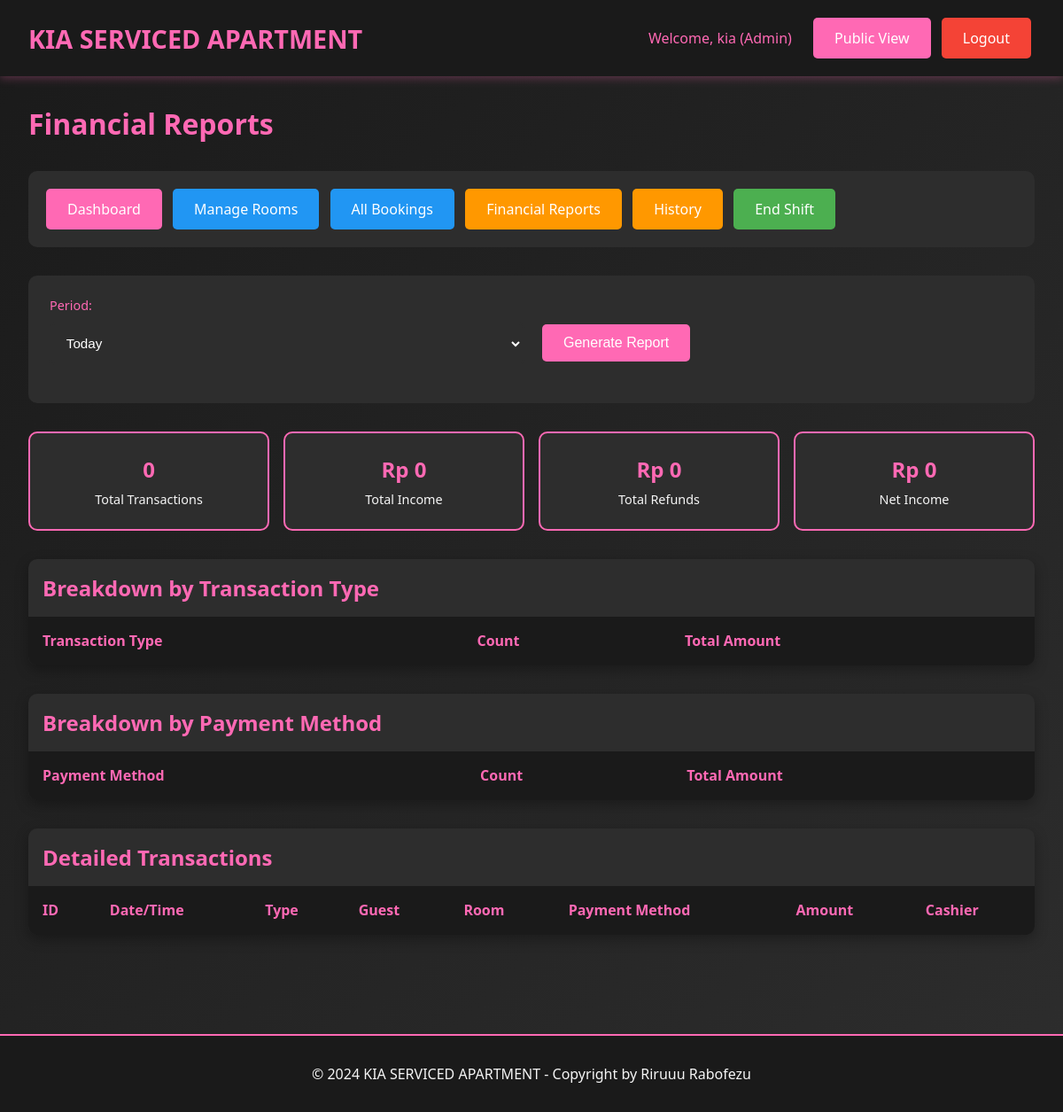
The app's page /admin/reports.php (signed in), older data.
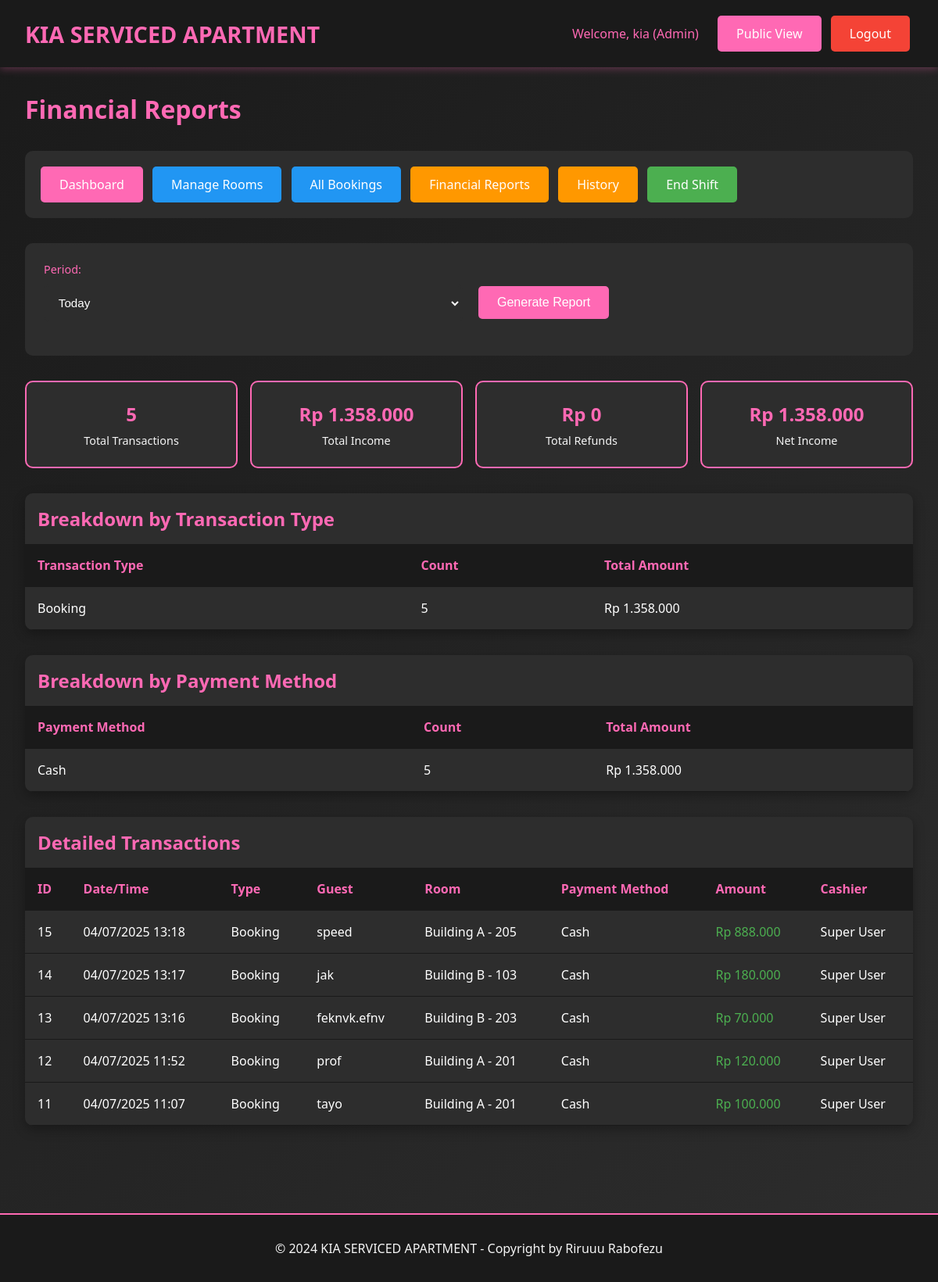
The same page, newer data.
### tables this page shows
CREATE TABLE `transactions` (
  `id` int(11) NOT NULL,
  `booking_id` int(11) NOT NULL,
  `transaction_type` enum('booking','extra_time','refund') NOT NULL,
  `amount` decimal(10,2) NOT NULL,
  `payment_method` varchar(50) NOT NULL,
  `transaction_date` datetime DEFAULT current_timestamp(),
  `created_by` int(11) NOT NULL,
  `notes` text DEFAULT NULL
);

CREATE TABLE `bookings` (
  `id` int(11) NOT NULL,
  `room_id` int(11) NOT NULL,
  `guest_name` varchar(100) NOT NULL,
  `arrival_time` datetime NOT NULL,
  `phone_number` varchar(20) NOT NULL,
  `duration_type` enum('hourly','fullday') NOT NULL,
  `duration_hours` int(11) NOT NULL,
  `price_amount` decimal(10,2) NOT NULL,
  `payment_method` varchar(50) NOT NULL,
  `deposit_type` enum('cash','id_card') NOT NULL,
  `deposit_amount` decimal(10,2) DEFAULT 0.00,
  `notes` text DEFAULT NULL,
  `status` enum('booked','checkin','checkout','cancelled','no_show') DEFAULT 'booked',
  `checkin_time` datetime DEFAULT NULL,
  `checkout_time` datetime DEFAULT NULL,
  `extra_time_hours` int(11) DEFAULT 0,
  `extra_time_amount` decimal(10,2) DEFAULT 0.00,
  `refund_amount` decimal(10,2) DEFAULT 0.00,
  `refund_method` varchar(50) DEFAULT NULL,
  `created_by` int(11) NOT NULL,
  `created_at` timestamp NOT NULL DEFAULT current_timestamp(),
  `updated_at` timestamp NOT NULL DEFAULT current_timestamp() ON UPDATE current_timestamp()
);

CREATE TABLE `rooms` (
  `id` int(11) NOT NULL,
  `location` varchar(100) NOT NULL,
  `floor_number` int(11) NOT NULL,
  `room_number` varchar(20) NOT NULL,
  `room_type` varchar(50) NOT NULL,
  `wifi_name` varchar(100) DEFAULT NULL,
  `wifi_password` varchar(100) DEFAULT NULL,
  `status` enum('ready','booked','checkin','checkout') DEFAULT 'ready',
  `created_at` timestamp NOT NULL DEFAULT current_timestamp(),
  `updated_at` timestamp NOT NULL DEFAULT current_timestamp() ON UPDATE current_timestamp()
);

CREATE TABLE `users` (
  `id` int(11) NOT NULL,
  `username` varchar(50) NOT NULL,
  `password` varchar(255) NOT NULL,
  `full_name` varchar(100) NOT NULL,
  `role` enum('superuser','admin','cashier') NOT NULL,
  `created_at` timestamp NOT NULL DEFAULT current_timestamp(),
  `updated_at` timestamp NOT NULL DEFAULT current_timestamp() ON UPDATE current_timestamp()
);

### includes/config.php (called while the page is built, shortened)
<?php
function formatCurrency($amount) {
    return 'Rp ' . number_format($amount, 0, ',', '.');
}
function formatDateTime($datetime) {
    return date('d/m/Y H:i', strtotime($datetime));
}
?>

### admin/reports.php (the view, shortened to what the changed rows need)
<?php
require_once "../includes/config.php";
$period = $_GET["period"] ?? "today";
$date_filter = "";
$params = [];
switch ($period) {
    case "today":
        $date_filter = "DATE(transaction_date) = CURDATE()";
        break;
}
$sql = "SELECT
            COUNT(CASE WHEN amount > 0 THEN 1 END) as total_transactions,
            SUM(CASE WHEN amount > 0 THEN amount ELSE 0 END) as total_income,
            SUM(CASE WHEN amount < 0 THEN ABS(amount) ELSE 0 END) as total_refunds,
            SUM(amount) as net_income
        FROM transactions
        WHERE $date_filter";
$stmt = $pdo->prepare($sql);
$stmt->execute($params);
$summary = $stmt->fetch();
$sql = "SELECT
            transaction_type,
            COUNT(*) as count,
            SUM(amount) as total
        FROM transactions
        WHERE $date_filter
        GROUP BY transaction_type";
$stmt = $pdo->prepare($sql);
$stmt->execute($params);
$by_type = $stmt->fetchAll();
$sql = "SELECT
            payment_method,
            COUNT(*) as count,
            SUM(amount) as total
        FROM transactions
        WHERE $date_filter AND amount > 0
        GROUP BY payment_method";
$stmt = $pdo->prepare($sql);
$stmt->execute($params);
$by_payment = $stmt->fetchAll();
$sql = "SELECT t.*, b.guest_name, r.room_number, r.location, u.full_name as cashier_name
        FROM transactions t
        JOIN bookings b ON t.booking_id = b.id
        JOIN rooms r ON b.room_id = r.id
        JOIN users u ON t.created_by = u.id
        WHERE $date_filter
        ORDER BY t.transaction_date DESC";
$stmt = $pdo->prepare($sql);
$stmt->execute($params);
$transactions = $stmt->fetchAll();
?>
<!DOCTYPE html>
<html lang="id">
<head>
    <link rel="stylesheet" href="../assets/css/style.css">
</head>
<body>
    <div class="container">
        <h1 style="color: var(--primary-pink); margin-bottom: 2rem;">Financial Reports</h1>
        <div class="summary-grid">
            <div class="summary-card">
                <div class="summary-amount"><?php echo $summary["total_transactions"]; ?></div>
                <div class="summary-label">Total Transactions</div>
            </div>
            <div class="summary-card">
                <div class="summary-amount"><?php echo formatCurrency($summary["total_income"]); ?></div>
                <div class="summary-label">Total Income</div>
            </div>
            <div class="summary-card">
                <div class="summary-amount"><?php echo formatCurrency($summary["net_income"]); ?></div>
                <div class="summary-label">Net Income</div>
            </div>
        </div>
        <div class="table-container">
            <h2 style="color: var(--primary-pink); margin: 1rem;">Breakdown by Transaction Type</h2>
            <table class="table">
                <thead>
                    <tr>
                        <th>Transaction Type</th>
                        <th>Count</th>
                        <th>Total Amount</th>
                    </tr>
                </thead>
                <tbody>
                    <?php foreach ($by_type as $type): ?>
                    <tr>
                        <td><?php echo ucfirst(str_replace("_", " ", $type["transaction_type"])); ?></td>
                        <td><?php echo $type["count"]; ?></td>
                        <td><?php echo formatCurrency($type["total"]); ?></td>
                    </tr>
                    <?php endforeach; ?>
                </tbody>
            </table>
        </div>
        <div class="table-container">
            <h2 style="color: var(--primary-pink); margin: 1rem;">Breakdown by Payment Method</h2>
            <table class="table">
                <thead>
                    <tr>
                        <th>Payment Method</th>
                        <th>Count</th>
                        <th>Total Amount</th>
                    </tr>
                </thead>
                <tbody>
                    <?php foreach ($by_payment as $payment): ?>
                    <tr>
                        <td><?php echo ucfirst($payment["payment_method"]); ?></td>
                        <td><?php echo $payment["count"]; ?></td>
                        <td><?php echo formatCurrency($payment["total"]); ?></td>
                    </tr>
                    <?php endforeach; ?>
                </tbody>
            </table>
        </div>
        <div class="table-container">
            <h2 style="color: var(--primary-pink); margin: 1rem;">Detailed Transactions</h2>
            <table class="table">
                <thead>
                    <tr>
                        <th>ID</th>
                        <th>Date/Time</th>
                        <th>Type</th>
                        <th>Guest</th>
                        <th>Room</th>
                        <th>Payment Method</th>
                        <th>Amount</th>
                        <th>Cashier</th>
                    </tr>
                </thead>
                <tbody>
                    <?php foreach ($transactions as $transaction): ?>
                    <tr>
                        <td><?php echo $transaction["id"]; ?></td>
                        <td><?php echo formatDateTime($transaction["transaction_date"]); ?></td>
                        <td><?php echo ucfirst(str_replace("_", " ", $transaction["transaction_type"])); ?></td>
                        <td><?php echo htmlspecialchars($transaction["guest_name"]); ?></td>
                        <td><?php echo htmlspecialchars($transaction["location"] . " - " . $transaction["room_number"]); ?></td>
                        <td><?php echo ucfirst($transaction["payment_method"]); ?></td>
                        <td style="color: <?php echo $transaction["amount"] >= 0 ? "var(--success)" : "var(--danger)"; ?>">
                            <?php echo formatCurrency($transaction["amount"]); ?>
                        </td>
                        <td><?php echo htmlspecialchars($transaction["cashier_name"]); ?></td>
                    </tr>
                    <?php endforeach; ?>
                </tbody>
            </table>
        </div>
    </div>
</body>
</html>

Row changes from the older to the newer data that the page shows:
added transactions: id "15", transaction_date "04/07/2025 13:18", transaction_type "Booking", booking.guest_name "speed", rooms.location+room_number "Building A - 205", payment_method "Cash", amount "Rp 888.000", created_by.full_name "Super User"
added transactions: id "14", transaction_date "04/07/2025 13:17", transaction_type "Booking", booking.guest_name "jak", rooms.location+room_number "Building B - 103", payment_method "Cash", amount "Rp 180.000", created_by.full_name "Super User"
added transactions: id "13", transaction_date "04/07/2025 13:16", transaction_type "Booking", booking.guest_name "feknvk.efnv", rooms.location+room_number "Building B - 203", payment_method "Cash", amount "Rp 70.000", created_by.full_name "Super User"
added transactions: id "12", transaction_date "04/07/2025 11:52", transaction_type "Booking", booking.guest_name "prof", rooms.location+room_number "Building A - 201", payment_method "Cash", amount "Rp 120.000", created_by.full_name "Super User"
added transactions: id "11", transaction_date "04/07/2025 11:07", transaction_type "Booking", booking.guest_name "tayo", rooms.location+room_number "Building A - 201", payment_method "Cash", amount "Rp 100.000", created_by.full_name "Super User"
Text that changed along with them:
$summary["total_transactions"]: "0" → "5"
formatCurrency($summary["total_income"]): "Rp 0" → "Rp 1.358.000"
formatCurrency($summary["net_income"]): "Rp 0" → "Rp 1.358.000"
new list line: "Booking 5 Rp 1.358.000"
new list line: "Cash 5 Rp 1.358.000"
